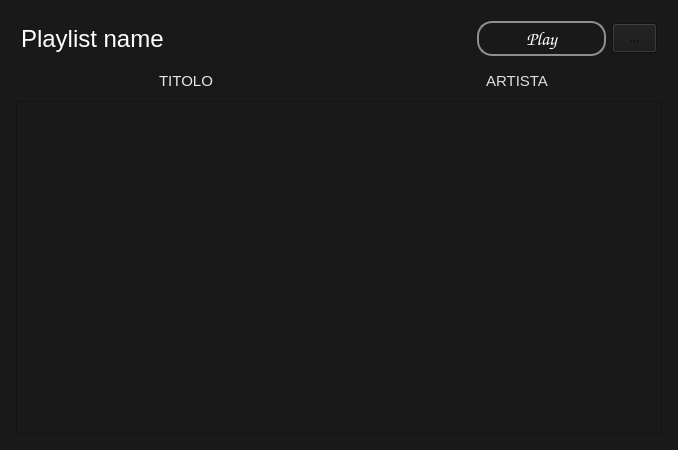
      <widget class="QFrame" name="frame_songs">
       <property name="minimumSize">
        <size>
         <width>0</width>
         <height>450</height>
        </size>
       </property>
       <property name="styleSheet">
        <string notr="true">background-color: rgb(25, 25, 25);</string>
       </property>
       <property name="frameShape">
        <enum>QFrame::NoFrame</enum>
       </property>
       <property name="frameShadow">
        <enum>QFrame::Plain</enum>
       </property>
       <layout class="QVBoxLayout" name="verticalLayout">
        <item>
         <layout class="QHBoxLayout" name="horizontalLayout">
          <property name="leftMargin">
           <number>10</number>
          </property>
          <property name="topMargin">
           <number>10</number>
          </property>
          <property name="rightMargin">
           <number>10</number>
          </property>
          <property name="bottomMargin">
           <number>10</number>
          </property>
          <item>
           <widget class="QLabel" name="playlist_label">
            <property name="minimumSize">
             <size>
              <width>450</width>
              <height>35</height>
             </size>
            </property>
            <property name="maximumSize">
             <size>
              <width>350</width>
              <height>16777215</height>
             </size>
            </property>
            <property name="palette">
             <palette>
              <active>
               <colorrole role="WindowText">
                <brush brushstyle="SolidPattern">
                 <color alpha="255">
                  <red>255</red>
                  <green>255</green>
                  <blue>255</blue>
                 </color>
                </brush>
               </colorrole>
               <colorrole role="Button">
                <brush brushstyle="SolidPattern">
                 <color alpha="255">
                  <red>25</red>
                  <green>25</green>
                  <blue>25</blue>
                 </color>
                </brush>
               </colorrole>
               <colorrole role="Base">
                <brush brushstyle="SolidPattern">
                 <color alpha="255">
                  <red>25</red>
                  <green>25</green>
                  <blue>25</blue>
                 </color>
                </brush>
               </colorrole>
               <colorrole role="Window">
                <brush brushstyle="SolidPattern">
                 <color alpha="255">
                  <red>25</red>
                  <green>25</green>
                  <blue>25</blue>
                 </color>
                </brush>
               </colorrole>
              </active>
              <inactive>
               <colorrole role="WindowText">
                <brush brushstyle="SolidPattern">
                 <color alpha="255">
                  <red>255</red>
                  <green>255</green>
                  <blue>255</blue>
                 </color>
                </brush>
               </colorrole>
               <colorrole role="Button">
                <brush brushstyle="SolidPattern">
                 <color alpha="255">
                  <red>25</red>
                  <green>25</green>
                  <blue>25</blue>
                 </color>
                </brush>
               </colorrole>
               <colorrole role="Base">
                <brush brushstyle="SolidPattern">
                 <color alpha="255">
                  <red>25</red>
                  <green>25</green>
                  <blue>25</blue>
                 </color>
                </brush>
               </colorrole>
               <colorrole role="Window">
                <brush brushstyle="SolidPattern">
                 <color alpha="255">
                  <red>25</red>
                  <green>25</green>
                  <blue>25</blue>
                 </color>
                </brush>
               </colorrole>
              </inactive>
              <disabled>
               <colorrole role="WindowText">
                <brush brushstyle="SolidPattern">
                 <color alpha="255">
                  <red>120</red>
                  <green>120</green>
                  <blue>120</blue>
                 </color>
                </brush>
               </colorrole>
               <colorrole role="Button">
                <brush brushstyle="SolidPattern">
                 <color alpha="255">
                  <red>25</red>
                  <green>25</green>
                  <blue>25</blue>
                 </color>
                </brush>
               </colorrole>
               <colorrole role="Base">
                <brush brushstyle="SolidPattern">
                 <color alpha="255">
                  <red>25</red>
                  <green>25</green>
                  <blue>25</blue>
                 </color>
                </brush>
               </colorrole>
               <colorrole role="Window">
                <brush brushstyle="SolidPattern">
                 <color alpha="255">
                  <red>25</red>
                  <green>25</green>
                  <blue>25</blue>
                 </color>
                </brush>
               </colorrole>
              </disabled>
             </palette>
            </property>
            <property name="font">
             <font>
              <pointsize>18</pointsize>
             </font>
            </property>
            <property name="text">
             <string>Playlist name</string>
            </property>
            <property name="alignment">
             <set>Qt::AlignLeading|Qt::AlignLeft|Qt::AlignVCenter</set>
            </property>
           </widget>
          </item>
          <item>
           <widget class="QPushButton" name="pushButtonPlaylist">
            <property name="minimumSize">
             <size>
              <width>84</width>
              <height>30</height>
             </size>
            </property>
            <property name="maximumSize">
             <size>
              <width>180</width>
              <height>55</height>
             </size>
            </property>
            <property name="palette">
             <palette>
              <active>
               <colorrole role="Button">
                <brush brushstyle="LinearGradientPattern">
                 <gradient startx="0.000000000000000" starty="0.000000000000000" endx="0.000000000000000" endy="1.000000000000000" type="LinearGradient" spread="PadSpread" coordinatemode="ObjectBoundingMode">
                  <gradientstop position="0.000000000000000">
                   <color alpha="255">
                    <red>0</red>
                    <green>226</green>
                    <blue>0</blue>
                   </color>
                  </gradientstop>
                  <gradientstop position="1.000000000000000">
                   <color alpha="255">
                    <red>0</red>
                    <green>167</green>
                    <blue>0</blue>
                   </color>
                  </gradientstop>
                 </gradient>
                </brush>
               </colorrole>
               <colorrole role="ButtonText">
                <brush brushstyle="SolidPattern">
                 <color alpha="255">
                  <red>255</red>
                  <green>255</green>
                  <blue>255</blue>
                 </color>
                </brush>
               </colorrole>
               <colorrole role="Base">
                <brush brushstyle="LinearGradientPattern">
                 <gradient startx="0.000000000000000" starty="0.000000000000000" endx="0.000000000000000" endy="1.000000000000000" type="LinearGradient" spread="PadSpread" coordinatemode="ObjectBoundingMode">
                  <gradientstop position="0.000000000000000">
                   <color alpha="255">
                    <red>0</red>
                    <green>226</green>
                    <blue>0</blue>
                   </color>
                  </gradientstop>
                  <gradientstop position="1.000000000000000">
                   <color alpha="255">
                    <red>0</red>
                    <green>167</green>
                    <blue>0</blue>
                   </color>
                  </gradientstop>
                 </gradient>
                </brush>
               </colorrole>
               <colorrole role="Window">
                <brush brushstyle="LinearGradientPattern">
                 <gradient startx="0.000000000000000" starty="0.000000000000000" endx="0.000000000000000" endy="1.000000000000000" type="LinearGradient" spread="PadSpread" coordinatemode="ObjectBoundingMode">
                  <gradientstop position="0.000000000000000">
                   <color alpha="255">
                    <red>0</red>
                    <green>226</green>
                    <blue>0</blue>
                   </color>
                  </gradientstop>
                  <gradientstop position="1.000000000000000">
                   <color alpha="255">
                    <red>0</red>
                    <green>167</green>
                    <blue>0</blue>
                   </color>
                  </gradientstop>
                 </gradient>
                </brush>
               </colorrole>
              </active>
              <inactive>
               <colorrole role="Button">
                <brush brushstyle="LinearGradientPattern">
                 <gradient startx="0.000000000000000" starty="0.000000000000000" endx="0.000000000000000" endy="1.000000000000000" type="LinearGradient" spread="PadSpread" coordinatemode="ObjectBoundingMode">
                  <gradientstop position="0.000000000000000">
                   <color alpha="255">
                    <red>0</red>
                    <green>226</green>
                    <blue>0</blue>
                   </color>
                  </gradientstop>
                  <gradientstop position="1.000000000000000">
                   <color alpha="255">
                    <red>0</red>
                    <green>167</green>
                    <blue>0</blue>
                   </color>
                  </gradientstop>
                 </gradient>
                </brush>
               </colorrole>
               <colorrole role="ButtonText">
                <brush brushstyle="SolidPattern">
                 <color alpha="255">
                  <red>255</red>
                  <green>255</green>
                  <blue>255</blue>
                 </color>
                </brush>
               </colorrole>
               <colorrole role="Base">
                <brush brushstyle="LinearGradientPattern">
                 <gradient startx="0.000000000000000" starty="0.000000000000000" endx="0.000000000000000" endy="1.000000000000000" type="LinearGradient" spread="PadSpread" coordinatemode="ObjectBoundingMode">
                  <gradientstop position="0.000000000000000">
                   <color alpha="255">
                    <red>0</red>
                    <green>226</green>
                    <blue>0</blue>
                   </color>
                  </gradientstop>
                  <gradientstop position="1.000000000000000">
                   <color alpha="255">
                    <red>0</red>
                    <green>167</green>
                    <blue>0</blue>
                   </color>
                  </gradientstop>
                 </gradient>
                </brush>
               </colorrole>
               <colorrole role="Window">
                <brush brushstyle="LinearGradientPattern">
                 <gradient startx="0.000000000000000" starty="0.000000000000000" endx="0.000000000000000" endy="1.000000000000000" type="LinearGradient" spread="PadSpread" coordinatemode="ObjectBoundingMode">
                  <gradientstop position="0.000000000000000">
                   <color alpha="255">
                    <red>0</red>
                    <green>226</green>
                    <blue>0</blue>
                   </color>
                  </gradientstop>
                  <gradientstop position="1.000000000000000">
                   <color alpha="255">
                    <red>0</red>
                    <green>167</green>
                    <blue>0</blue>
                   </color>
                  </gradientstop>
                 </gradient>
                </brush>
               </colorrole>
              </inactive>
              <disabled>
               <colorrole role="Button">
                <brush brushstyle="LinearGradientPattern">
                 <gradient startx="0.000000000000000" starty="0.000000000000000" endx="0.000000000000000" endy="1.000000000000000" type="LinearGradient" spread="PadSpread" coordinatemode="ObjectBoundingMode">
                  <gradientstop position="0.000000000000000">
                   <color alpha="255">
                    <red>0</red>
                    <green>226</green>
                    <blue>0</blue>
                   </color>
                  </gradientstop>
                  <gradientstop position="1.000000000000000">
                   <color alpha="255">
                    <red>0</red>
                    <green>167</green>
                    <blue>0</blue>
                   </color>
                  </gradientstop>
                 </gradient>
                </brush>
               </colorrole>
               <colorrole role="ButtonText">
                <brush brushstyle="SolidPattern">
                 <color alpha="255">
                  <red>120</red>
                  <green>120</green>
                  <blue>120</blue>
                 </color>
                </brush>
               </colorrole>
               <colorrole role="Base">
                <brush brushstyle="LinearGradientPattern">
                 <gradient startx="0.000000000000000" starty="0.000000000000000" endx="0.000000000000000" endy="1.000000000000000" type="LinearGradient" spread="PadSpread" coordinatemode="ObjectBoundingMode">
                  <gradientstop position="0.000000000000000">
                   <color alpha="255">
                    <red>0</red>
                    <green>226</green>
                    <blue>0</blue>
                   </color>
                  </gradientstop>
                  <gradientstop position="1.000000000000000">
                   <color alpha="255">
                    <red>0</red>
                    <green>167</green>
                    <blue>0</blue>
                   </color>
                  </gradientstop>
                 </gradient>
                </brush>
               </colorrole>
               <colorrole role="Window">
                <brush brushstyle="LinearGradientPattern">
                 <gradient startx="0.000000000000000" starty="0.000000000000000" endx="0.000000000000000" endy="1.000000000000000" type="LinearGradient" spread="PadSpread" coordinatemode="ObjectBoundingMode">
                  <gradientstop position="0.000000000000000">
                   <color alpha="255">
                    <red>0</red>
                    <green>226</green>
                    <blue>0</blue>
                   </color>
                  </gradientstop>
                  <gradientstop position="1.000000000000000">
                   <color alpha="255">
                    <red>0</red>
                    <green>167</green>
                    <blue>0</blue>
                   </color>
                  </gradientstop>
                 </gradient>
                </brush>
               </colorrole>
              </disabled>
             </palette>
            </property>
            <property name="font">
             <font>
              <family>Comic Sans MS</family>
              <pointsize>14</pointsize>
              <weight>50</weight>
              <italic>false</italic>
              <bold>false</bold>
              <underline>false</underline>
              <strikeout>false</strikeout>
             </font>
            </property>
            <property name="styleSheet">
             <string notr="true">QPushButton {
    border: 2px solid #8f8f91;
    border-radius: 15px;
    background-color: qlineargradient(x1: 0, y1: 0, x2: 0, y2: 1,
                                      stop: 0 #00e200, stop: 1 #00a700);
    min-width: 80px;
}

QPushButton:pressed {
    background-color: qlineargradient(x1: 0, y1: 0, x2: 0, y2: 1,
                                      stop: 0 #dadbde, stop: 1 #f6f7fa);
}

QPushButton:flat {
    border: none; /* no border for a flat push button */
}

QPushButton:default {
    border-color: navy; /* make the default button prominent */
}

QPushButton:hover{
        background: qlineargradient(x1 : 0, y1 : 0, x2 : 0, y2 :   1, stop :   0.0 #ffd9aa,
                stop :   0.5 #ffbb6e, stop :   0.55 #feae42, stop :   1.0 #fedb74);
		color: black
}
</string>
            </property>
            <property name="text">
             <string>Play</string>
            </property>
           </widget>
          </item>
          <item>
           <widget class="QToolButton" name="toolButtonPlaylist">
            <property name="minimumSize">
             <size>
              <width>45</width>
              <height>30</height>
             </size>
            </property>
            <property name="text">
             <string>...</string>
            </property>
           </widget>
          </item>
         </layout>
        </item>
        <item>
         <layout class="QHBoxLayout" name="horizontalLayout_3">
          <item>
           <widget class="QLabel" name="title_label">
            <property name="minimumSize">
             <size>
              <width>350</width>
              <height>0</height>
             </size>
            </property>
            <property name="palette">
             <palette>
              <active>
               <colorrole role="WindowText">
                <brush brushstyle="SolidPattern">
                 <color alpha="255">
                  <red>231</red>
                  <green>231</green>
                  <blue>231</blue>
                 </color>
                </brush>
               </colorrole>
               <colorrole role="Button">
                <brush brushstyle="SolidPattern">
                 <color alpha="255">
                  <red>25</red>
                  <green>25</green>
                  <blue>25</blue>
                 </color>
                </brush>
               </colorrole>
               <colorrole role="Base">
                <brush brushstyle="SolidPattern">
                 <color alpha="255">
                  <red>25</red>
                  <green>25</green>
                  <blue>25</blue>
                 </color>
                </brush>
               </colorrole>
               <colorrole role="Window">
                <brush brushstyle="SolidPattern">
                 <color alpha="255">
                  <red>25</red>
                  <green>25</green>
                  <blue>25</blue>
                 </color>
                </brush>
               </colorrole>
              </active>
              <inactive>
               <colorrole role="WindowText">
                <brush brushstyle="SolidPattern">
                 <color alpha="255">
                  <red>231</red>
                  <green>231</green>
                  <blue>231</blue>
                 </color>
                </brush>
               </colorrole>
               <colorrole role="Button">
                <brush brushstyle="SolidPattern">
                 <color alpha="255">
                  <red>25</red>
                  <green>25</green>
                  <blue>25</blue>
                 </color>
                </brush>
               </colorrole>
               <colorrole role="Base">
                <brush brushstyle="SolidPattern">
                 <color alpha="255">
                  <red>25</red>
                  <green>25</green>
                  <blue>25</blue>
                 </color>
                </brush>
               </colorrole>
               <colorrole role="Window">
                <brush brushstyle="SolidPattern">
                 <color alpha="255">
                  <red>25</red>
                  <green>25</green>
                  <blue>25</blue>
                 </color>
                </brush>
               </colorrole>
              </inactive>
              <disabled>
               <colorrole role="WindowText">
                <brush brushstyle="SolidPattern">
                 <color alpha="255">
                  <red>120</red>
                  <green>120</green>
                  <blue>120</blue>
                 </color>
                </brush>
               </colorrole>
               <colorrole role="Button">
                <brush brushstyle="SolidPattern">
                 <color alpha="255">
                  <red>25</red>
                  <green>25</green>
                  <blue>25</blue>
                 </color>
                </brush>
               </colorrole>
               <colorrole role="Base">
                <brush brushstyle="SolidPattern">
                 <color alpha="255">
                  <red>25</red>
                  <green>25</green>
                  <blue>25</blue>
                 </color>
                </brush>
               </colorrole>
               <colorrole role="Window">
                <brush brushstyle="SolidPattern">
                 <color alpha="255">
                  <red>25</red>
                  <green>25</green>
                  <blue>25</blue>
                 </color>
                </brush>
               </colorrole>
              </disabled>
             </palette>
            </property>
            <property name="font">
             <font>
              <pointsize>11</pointsize>
             </font>
            </property>
            <property name="text">
             <string>TITOLO</string>
            </property>
            <property name="alignment">
             <set>Qt::AlignCenter</set>
            </property>
           </widget>
          </item>
          <item>
           <widget class="QLabel" name="artist_label">
            <property name="minimumSize">
             <size>
              <width>300</width>
              <height>0</height>
             </size>
            </property>
            <property name="palette">
             <palette>
              <active>
               <colorrole role="WindowText">
                <brush brushstyle="SolidPattern">
                 <color alpha="255">
                  <red>222</red>
                  <green>222</green>
                  <blue>222</blue>
                 </color>
                </brush>
               </colorrole>
               <colorrole role="Button">
                <brush brushstyle="SolidPattern">
                 <color alpha="255">
                  <red>25</red>
                  <green>25</green>
                  <blue>25</blue>
                 </color>
                </brush>
               </colorrole>
               <colorrole role="Base">
                <brush brushstyle="SolidPattern">
                 <color alpha="255">
                  <red>25</red>
                  <green>25</green>
                  <blue>25</blue>
                 </color>
                </brush>
               </colorrole>
               <colorrole role="Window">
                <brush brushstyle="SolidPattern">
                 <color alpha="255">
                  <red>25</red>
                  <green>25</green>
                  <blue>25</blue>
                 </color>
                </brush>
               </colorrole>
              </active>
              <inactive>
               <colorrole role="WindowText">
                <brush brushstyle="SolidPattern">
                 <color alpha="255">
                  <red>222</red>
                  <green>222</green>
                  <blue>222</blue>
                 </color>
                </brush>
               </colorrole>
               <colorrole role="Button">
                <brush brushstyle="SolidPattern">
                 <color alpha="255">
                  <red>25</red>
                  <green>25</green>
                  <blue>25</blue>
                 </color>
                </brush>
               </colorrole>
               <colorrole role="Base">
                <brush brushstyle="SolidPattern">
                 <color alpha="255">
                  <red>25</red>
                  <green>25</green>
                  <blue>25</blue>
                 </color>
                </brush>
               </colorrole>
               <colorrole role="Window">
                <brush brushstyle="SolidPattern">
                 <color alpha="255">
                  <red>25</red>
                  <green>25</green>
                  <blue>25</blue>
                 </color>
                </brush>
               </colorrole>
              </inactive>
              <disabled>
               <colorrole role="WindowText">
                <brush brushstyle="SolidPattern">
                 <color alpha="255">
                  <red>120</red>
                  <green>120</green>
                  <blue>120</blue>
                 </color>
                </brush>
               </colorrole>
               <colorrole role="Button">
                <brush brushstyle="SolidPattern">
                 <color alpha="255">
                  <red>25</red>
                  <green>25</green>
                  <blue>25</blue>
                 </color>
                </brush>
               </colorrole>
               <colorrole role="Base">
                <brush brushstyle="SolidPattern">
                 <color alpha="255">
                  <red>25</red>
                  <green>25</green>
                  <blue>25</blue>
                 </color>
                </brush>
               </colorrole>
               <colorrole role="Window">
                <brush brushstyle="SolidPattern">
                 <color alpha="255">
                  <red>25</red>
                  <green>25</green>
                  <blue>25</blue>
                 </color>
                </brush>
               </colorrole>
              </disabled>
             </palette>
            </property>
            <property name="font">
             <font>
              <pointsize>11</pointsize>
             </font>
            </property>
            <property name="frameShape">
             <enum>QFrame::NoFrame</enum>
            </property>
            <property name="text">
             <string>ARTISTA</string>
            </property>
            <property name="alignment">
             <set>Qt::AlignCenter</set>
            </property>
           </widget>
          </item>
         </layout>
        </item>
        <item>
         <layout class="QVBoxLayout" name="verticalLayout_6">
          <property name="spacing">
           <number>10</number>
          </property>
          <property name="leftMargin">
           <number>5</number>
          </property>
          <property name="topMargin">
           <number>5</number>
          </property>
          <property name="rightMargin">
           <number>5</number>
          </property>
          <property name="bottomMargin">
           <number>5</number>
          </property>
          <item>
           <widget class="QTableView" name="tableView"/>
          </item>
         </layout>
        </item>
       </layout>
      </widget>
